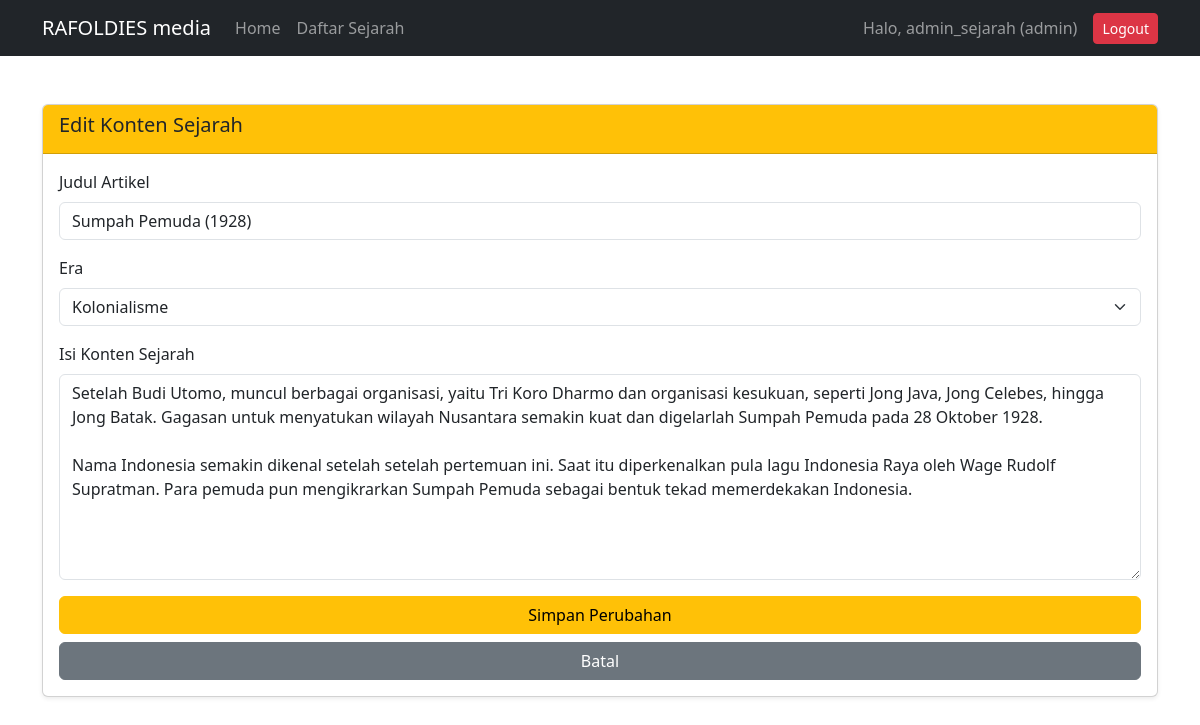
The app's page /sejarah-indonesia/public/artikel/ubah/4 (signed in) with its own data.
### tables this page shows
CREATE TABLE `artikel` (
  `id` int(11) NOT NULL,
  `judul` varchar(255) NOT NULL,
  `era` varchar(100) DEFAULT NULL,
  `konten` text NOT NULL,
  `penulis` varchar(100) DEFAULT NULL,
  `tanggal_dibuat` timestamp NOT NULL DEFAULT current_timestamp()
);

### sejarah-indonesia/app/core/Controller.php (called while the page is built, shortened)
<?php
class Controller {
    public function view($view, $data = []) {
        require_once '../app/views/' . $view . '.php';
    }
    public function model($model) {
        return new $model;
    }
}

### sejarah-indonesia/app/controllers/Artikel.php (called while the page is built, shortened)
<?php
class Artikel extends Controller {
    public function ubah($id) {
        $data['judul'] = 'Ubah Sejarah';
        $data['artikel'] = $this->model('Artikel_model')->getArtikelById($id);
        $this->view('artikel/ubah', $data);
    }
}

### sejarah-indonesia/app/core/App.php (called while the page is built, shortened)
<?php
class App {
    protected $method = 'index';
    protected $params = [];
    public function __construct() {
        $url = $this->parseURL();
        if(isset($url[0])) {
            if( file_exists('../app/controllers/' . $url[0] . '.php') ) {
                unset($url[0]);
            }
        }
        $this->controller = new $this->controller;
        if( isset($url[1]) ) {
            if( method_exists($this->controller, $url[1]) ) {
                $this->method = $url[1];
                unset($url[1]);
            }
        }
        if( !empty($url) ) {
            $this->params = array_values($url);
        }
        call_user_func_array([$this->controller, $this->method], $this->params);
    }
    public function parseURL() {
        if( isset($_GET['url']) ) {
            $url = rtrim($_GET['url'], '/');
            $url = filter_var($url, FILTER_SANITIZE_URL);
            $url = explode('/', $url);
            return $url;
        }
        return [];
    }
}

### sejarah-indonesia/public/index.php (called while the page is built, shortened)
<?php
$app = new App;

### sejarah-indonesia/app/core/Database.php (called while the page is built, shortened)
<?php
class Database {
    private $host = DB_HOST;
    private $user = DB_USER;
    private $pass = DB_PASS;
    private $db_name = DB_NAME;
    private $dbh;
    private $stmt;
    public function __construct() {
        $dsn = 'mysql:host=' . $this->host . ';dbname=' . $this->db_name;
        $option = [
            PDO::ATTR_PERSISTENT => true,
            PDO::ATTR_ERRMODE => PDO::ERRMODE_EXCEPTION
        ];
        try {
            $this->dbh = new PDO($dsn, $this->user, $this->pass, $option);
        } catch(PDOException $e) {
            die($e->getMessage());
        }
    }
    public function query($query) {
        $this->stmt = $this->dbh->prepare($query);
    }
    public function bind($param, $value, $type = null) {
        if (is_null($type)) {
            switch (true) {
                default: $type = PDO::PARAM_STR;
            }
        }
        $this->stmt->bindValue($param, $value, $type);
    }
    public function execute() {
        return $this->stmt->execute();
    }
    public function single() {
        $this->execute();
        return $this->stmt->fetch(PDO::FETCH_ASSOC);
    }
}

### sejarah-indonesia/app/models/Artikel_model.php (called while the page is built, shortened)
<?php
class Artikel_model {
    private $table = 'artikel';
    private $db;
    public function __construct() {
        $this->db = new Database;
    }
public function getArtikelById($id) {
    $this->db->query('SELECT * FROM ' . $this->table . ' WHERE id=:id');
    $this->db->bind('id', $id);
    return $this->db->single();
}
}

### sejarah-indonesia/app/views/artikel/ubah.php (the view, shortened to what this page needs)
<div class="container mt-5">
    <div class="card shadow-sm">
        <div class="card-header bg-warning text-dark">
            <h5>Edit Konten Sejarah</h5>
        </div>
        <div class="card-body">
            <form action="<?= BASEURL; ?>/artikel/prosesUbah" method="POST">
                <div class="mb-3">
                    <label class="form-label">Judul Artikel</label>
                    <input type="text" name="judul" class="form-control" value="<?= $data['artikel']['judul']; ?>" required>
                </div>
                <div class="mb-3">
                    <label class="form-label">Era</label>
                    <select name="era" class="form-select">
                        <option value="Kolonialisme" <?= ($data['artikel']['era'] == 'Kolonialisme') ? 'selected' : ''; ?>>Kolonialisme</option>
                    </select>
                </div>
                <div class="mb-3">
                    <label class="form-label">Isi Konten Sejarah</label>
                    <textarea name="konten" class="form-control" rows="8" required><?= $data['artikel']['konten']; ?></textarea>
                </div>
                <button type="submit" class="btn btn-warning w-100">Simpan Perubahan</button>
                <a href="<?= BASEURL; ?>/artikel" class="btn btn-secondary w-100 mt-2">Batal</a>
            </form>
        </div>
    </div>
</div>

### records on screen
artikel: judul "Sumpah Pemuda (1928)", era "Kolonialisme", konten "Setelah Budi Utomo, muncul berbagai organisasi, yaitu Tri Koro Dharmo dan organisasi kesukuan, seperti Jong Java, Jong Celebes, hingga Jong Batak. Gagasan untuk menyatukan wilayah Nusantara semakin kuat dan digelarlah Sumpah Pemuda pada 28 Oktober 1928. Nama Indonesia semakin dikenal setelah setelah pertemuan ini. Saat itu diperkenalkan pula lagu Indonesia Raya oleh Wage Rudolf Supratman. Para pemuda pun mengikrarkan Sumpah Pemuda sebagai bentuk tekad memerdekakan Indonesia."

### other values on screen
$_SESSION['username'] "admin_sejarah"
$_SESSION['role'] "admin"
